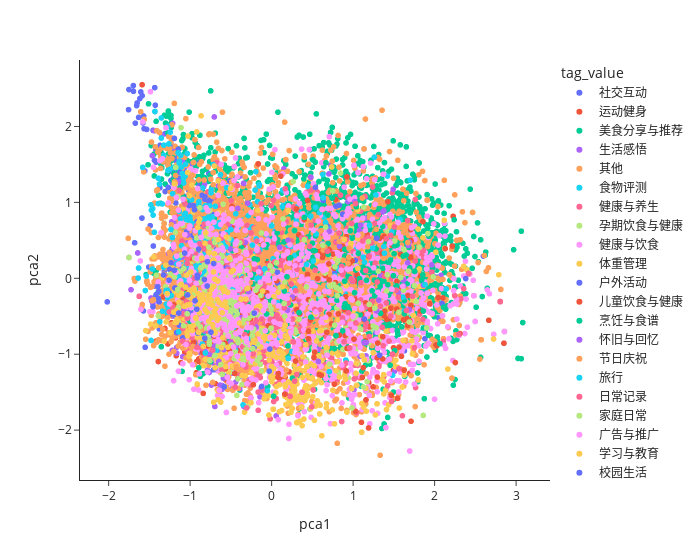

Source (notebook cell):
### Code cell
import plotly.express as px
import numpy as np



data = df_dictionary_embed

color_ls = px.colors.qualitative.Dark24

class_name_ls = df_dictionary_embed['tag_value'].unique().tolist()


color_dict = {t:c  for t, c in zip(class_name_ls,color_ls)}


fig = px.scatter(df_dictionary_embed, x="pca1", y="pca2", color='tag_value', hover_name='keyword',hover_data='tag_value')
fig.update_layout(template = 'simple_white', width = 700)

### Figure 1 — Plotly figure (JSON) as saved in the notebook; plotly's stock layout.template omitted (floating-point values rounded to 4 significant figures; data arrays with more than 128 entries replaced by an {"elided": "..."} marker saying what was removed)
{"data": [{"customdata": {"elided": "837x1 str values"}, "hovertemplate": "<b>%{hovertext}</b><br><br>tag_value=%{customdata[0]}<br>pca1=%{x}<br>pca2=%{y}<extra></extra>", "hovertext": {"elided": "837 str values"}, "legendgroup": "社交互动", "marker": {"color": "#636efa", "symbol": "circle"}, "mode": "markers", "name": "社交互动", "showlegend": true, "type": "scattergl", "x": {"elided": "837 float values"}, "xaxis": "x", "y": {"elided": "837 float values"}, "yaxis": "y"}, {"customdata": {"elided": "150x1 str values"}, "hovertemplate": "<b>%{hovertext}</b><br><br>tag_value=%{customdata[0]}<br>pca1=%{x}<br>pca2=%{y}<extra></extra>", "hovertext": {"elided": "150 str values"}, "legendgroup": "运动健身", "marker": {"color": "#EF553B", "symbol": "circle"}, "mode": "markers", "name": "运动健身", "showlegend": true, "type": "scattergl", "x": {"elided": "150 float values"}, "xaxis": "x", "y": {"elided": "150 float values"}, "yaxis": "y"}, {"customdata": {"elided": "7638x1 str values"}, "hovertemplate": "<b>%{hovertext}</b><br><br>tag_value=%{customdata[0]}<br>pca1=%{x}<br>pca2=%{y}<extra></extra>", "hovertext": {"elided": "7638 str values"}, "legendgroup": "美食分享与推荐", "marker": {"color": "#00cc96", "symbol": "circle"}, "mode": "markers", "name": "美食分享与推荐", "showlegend": true, "type": "scattergl", "x": {"elided": "7638 float values"}, "xaxis": "x", "y": {"elided": "7638 float values"}, "yaxis": "y"}, {"customdata": {"elided": "1211x1 str values"}, "hovertemplate": "<b>%{hovertext}</b><br><br>tag_value=%{customdata[0]}<br>pca1=%{x}<br>pca2=%{y}<extra></extra>", "hovertext": {"elided": "1211 str values"}, "legendgroup": "生活感悟", "marker": {"color": "#ab63fa", "symbol": "circle"}, "mode": "markers", "name": "生活感悟", "showlegend": true, "type": "scattergl", "x": {"elided": "1211 float values"}, "xaxis": "x", "y": {"elided": "1211 float values"}, "yaxis": "y"}, {"customdata": {"elided": "7351x1 str values"}, "hovertemplate": "<b>%{hovertext}</b><br><br>tag_value=%{customdata[0]}<br>pca1=%{x}<br>pca2=%{y}<extra></extra>", "hovertext": {"elided": "7351 str values"}, "legendgroup": "其他", "marker": {"color": "#FFA15A", "symbol": "circle"}, "mode": "markers", "name": "其他", "showlegend": true, "type": "scattergl", "x": {"elided": "7351 float values"}, "xaxis": "x", "y": {"elided": "7351 float values"}, "yaxis": "y"}, {"customdata": {"elided": "156x1 str values"}, "hovertemplate": "<b>%{hovertext}</b><br><br>tag_value=%{customdata[0]}<br>pca1=%{x}<br>pca2=%{y}<extra></extra>", "hovertext": {"elided": "156 str values"}, "legendgroup": "食物评测", "marker": {"color": "#19d3f3", "symbol": "circle"}, "mode": "markers", "name": "食物评测", "showlegend": true, "type": "scattergl", "x": {"elided": "156 float values"}, "xaxis": "x", "y": {"elided": "156 float values"}, "yaxis": "y"}, {"customdata": {"elided": "431x1 str values"}, "hovertemplate": "<b>%{hovertext}</b><br><br>tag_value=%{customdata[0]}<br>pca1=%{x}<br>pca2=%{y}<extra></extra>", "hovertext": {"elided": "431 str values"}, "legendgroup": "健康与养生", "marker": {"color": "#FF6692", "symbol": "circle"}, "mode": "markers", "name": "健康与养生", "showlegend": true, "type": "scattergl", "x": {"elided": "431 float values"}, "xaxis": "x", "y": {"elided": "431 float values"}, "yaxis": "y"}, {"customdata": {"elided": "171x1 str values"}, "hovertemplate": "<b>%{hovertext}</b><br><br>tag_value=%{customdata[0]}<br>pca1=%{x}<br>pca2=%{y}<extra></extra>", "hovertext": {"elided": "171 str values"}, "legendgroup": "孕期饮食与健康", "marker": {"color": "#B6E880", "symbol": "circle"}, "mode": "markers", "name": "孕期饮食与健康", "showlegend": true, "type": "scattergl", "x": {"elided": "171 float values"}, "xaxis": "x", "y": {"elided": "171 float values"}, "yaxis": "y"}, {"customdata": {"elided": "1380x1 str values"}, "hovertemplate": "<b>%{hovertext}</b><br><br>tag_value=%{customdata[0]}<br>pca1=%{x}<br>pca2=%{y}<extra></extra>", "hovertext": {"elided": "1380 str values"}, "legendgroup": "健康与饮食", "marker": {"color": "#FF97FF", "symbol": "circle"}, "mode": "markers", "name": "健康与饮食", "showlegend": true, "type": "scattergl", "x": {"elided": "1380 float values"}, "xaxis": "x", "y": {"elided": "1380 float values"}, "yaxis": "y"}, {"customdata": {"elided": "838x1 str values"}, "hovertemplate": "<b>%{hovertext}</b><br><br>tag_value=%{customdata[0]}<br>pca1=%{x}<br>pca2=%{y}<extra></extra>", "hovertext": {"elided": "838 str values"}, "legendgroup": "体重管理", "marker": {"color": "#FECB52", "symbol": "circle"}, "mode": "markers", "name": "体重管理", "showlegend": true, "type": "scattergl", "x": {"elided": "838 float values"}, "xaxis": "x", "y": {"elided": "838 float values"}, "yaxis": "y"}, {"customdata": {"elided": "160x1 str values"}, "hovertemplate": "<b>%{hovertext}</b><br><br>tag_value=%{customdata[0]}<br>pca1=%{x}<br>pca2=%{y}<extra></extra>", "hovertext": {"elided": "160 str values"}, "legendgroup": "户外活动", "marker": {"color": "#636efa", "symbol": "circle"}, "mode": "markers", "name": "户外活动", "showlegend": true, "type": "scattergl", "x": {"elided": "160 float values"}, "xaxis": "x", "y": {"elided": "160 float values"}, "yaxis": "y"}, {"customdata": {"elided": "301x1 str values"}, "hovertemplate": "<b>%{hovertext}</b><br><br>tag_value=%{customdata[0]}<br>pca1=%{x}<br>pca2=%{y}<extra></extra>", "hovertext": {"elided": "301 str values"}, "legendgroup": "儿童饮食与健康", "marker": {"color": "#EF553B", "symbol": "circle"}, "mode": "markers", "name": "儿童饮食与健康", "showlegend": true, "type": "scattergl", "x": {"elided": "301 float values"}, "xaxis": "x", "y": {"elided": "301 float values"}, "yaxis": "y"}, {"customdata": {"elided": "260x1 str values"}, "hovertemplate": "<b>%{hovertext}</b><br><br>tag_value=%{customdata[0]}<br>pca1=%{x}<br>pca2=%{y}<extra></extra>", "hovertext": {"elided": "260 str values"}, "legendgroup": "烹饪与食谱", "marker": {"color": "#00cc96", "symbol": "circle"}, "mode": "markers", "name": "烹饪与食谱", "showlegend": true, "type": "scattergl", "x": {"elided": "260 float values"}, "xaxis": "x", "y": {"elided": "260 float values"}, "yaxis": "y"}, {"customdata": {"elided": "162x1 str values"}, "hovertemplate": "<b>%{hovertext}</b><br><br>tag_value=%{customdata[0]}<br>pca1=%{x}<br>pca2=%{y}<extra></extra>", "hovertext": {"elided": "162 str values"}, "legendgroup": "怀旧与回忆", "marker": {"color": "#ab63fa", "symbol": "circle"}, "mode": "markers", "name": "怀旧与回忆", "showlegend": true, "type": "scattergl", "x": {"elided": "162 float values"}, "xaxis": "x", "y": {"elided": "162 float values"}, "yaxis": "y"}, {"customdata": {"elided": "276x1 str values"}, "hovertemplate": "<b>%{hovertext}</b><br><br>tag_value=%{customdata[0]}<br>pca1=%{x}<br>pca2=%{y}<extra></extra>", "hovertext": {"elided": "276 str values"}, "legendgroup": "节日庆祝", "marker": {"color": "#FFA15A", "symbol": "circle"}, "mode": "markers", "name": "节日庆祝", "showlegend": true, "type": "scattergl", "x": {"elided": "276 float values"}, "xaxis": "x", "y": {"elided": "276 float values"}, "yaxis": "y"}, {"customdata": {"elided": "245x1 str values"}, "hovertemplate": "<b>%{hovertext}</b><br><br>tag_value=%{customdata[0]}<br>pca1=%{x}<br>pca2=%{y}<extra></extra>", "hovertext": {"elided": "245 str values"}, "legendgroup": "旅行", "marker": {"color": "#19d3f3", "symbol": "circle"}, "mode": "markers", "name": "旅行", "showlegend": true, "type": "scattergl", "x": {"elided": "245 float values"}, "xaxis": "x", "y": {"elided": "245 float values"}, "yaxis": "y"}, {"customdata": {"elided": "301x1 str values"}, "hovertemplate": "<b>%{hovertext}</b><br><br>tag_value=%{customdata[0]}<br>pca1=%{x}<br>pca2=%{y}<extra></extra>", "hovertext": {"elided": "301 str values"}, "legendgroup": "日常记录", "marker": {"color": "#FF6692", "symbol": "circle"}, "mode": "markers", "name": "日常记录", "showlegend": true, "type": "scattergl", "x": {"elided": "301 float values"}, "xaxis": "x", "y": {"elided": "301 float values"}, "yaxis": "y"}, {"customdata": {"elided": "351x1 str values"}, "hovertemplate": "<b>%{hovertext}</b><br><br>tag_value=%{customdata[0]}<br>pca1=%{x}<br>pca2=%{y}<extra></extra>", "hovertext": {"elided": "351 str values"}, "legendgroup": "家庭日常", "marker": {"color": "#B6E880", "symbol": "circle"}, "mode": "markers", "name": "家庭日常", "showlegend": true, "type": "scattergl", "x": {"elided": "351 float values"}, "xaxis": "x", "y": {"elided": "351 float values"}, "yaxis": "y"}, {"customdata": {"elided": "399x1 str values"}, "hovertemplate": "<b>%{hovertext}</b><br><br>tag_value=%{customdata[0]}<br>pca1=%{x}<br>pca2=%{y}<extra></extra>", "hovertext": {"elided": "399 str values"}, "legendgroup": "广告与推广", "marker": {"color": "#FF97FF", "symbol": "circle"}, "mode": "markers", "name": "广告与推广", "showlegend": true, "type": "scattergl", "x": {"elided": "399 float values"}, "xaxis": "x", "y": {"elided": "399 float values"}, "yaxis": "y"}, {"customdata": [["学习与教育"], ["学习与教育"], ["学习与教育"], ["学习与教育"], ["学习与教育"], ["学习与教育"], ["学习与教育"], ["学习与教育"], ["学习与教育"], ["学习与教育"], ["学习与教育"], ["学习与教育"], ["学习与教育"], ["学习与教育"], ["学习与教育"], ["学习与教育"], ["学习与教育"], ["学习与教育"], ["学习与教育"], ["学习与教育"], ["学习与教育"], ["学习与教育"], ["学习与教育"], ["学习与教育"], ["学习与教育"], ["学习与教育"], ["学习与教育"], ["学习与教育"], ["学习与教育"], ["学习与教育"], ["学习与教育"], ["学习与教育"], ["学习与教育"], ["学习与教育"], ["学习与教育"], ["学习与教育"], ["学习与教育"], ["学习与教育"], ["学习与教育"], ["学习与教育"], ["学习与教育"], ["学习与教育"], ["学习与教育"], ["学习与教育"], ["学习与教育"], ["学习与教育"], ["学习与教育"], ["学习与教育"], ["学习与教育"], ["学习与教育"], ["学习与教育"], ["学习与教育"], ["学习与教育"], ["学习与教育"], ["学习与教育"], ["学习与教育"], ["学习与教育"], ["学习与教育"], ["学习与教育"], ["学习与教育"], ["学习与教育"], ["学习与教育"], ["学习与教育"], ["学习与教育"], ["学习与教育"], ["学习与教育"], ["学习与教育"], ["学习与教育"], ["学习与教育"], ["学习与教育"], ["学习与教育"], ["学习与教育"], ["学习与教育"], ["学习与教育"], ["学习与教育"], ["学习与教育"], ["学习与教育"], ["学习与教育"], ["学习与教育"], ["学习与教育"], ["学习与教育"], ["学习与教育"], ["学习与教育"], ["学习与教育"], ["学习与教育"], ["学习与教育"], ["学习与教育"], ["学习与教育"], ["学习与教育"], ["学习与教育"], ["学习与教育"], ["学习与教育"], ["学习与教育"], ["学习与教育"], ["学习与教育"], ["学习与教育"], ["学习与教育"], ["学习与教育"], ["学习与教育"], ["学习与教育"], ["学习与教育"], ["学习与教育"], ["学习与教育"], ["学习与教育"], ["学习与教育"], ["学习与教育"], ["学习与教育"], ["学习与教育"], ["学习与教育"], ["学习与教育"], ["学习与教育"], ["学习与教育"], ["学习与教育"], ["学习与教育"], ["学习与教育"], ["学习与教育"], ["学习与教育"], ["学习与教育"], ["学习与教育"], ["学习与教育"], ["学习与教育"], ["学习与教育"], ["学习与教育"], ["学习与教育"], ["学习与教育"], ["学习与教育"], ["学习与教育"]], "hovertemplate": "<b>%{hovertext}</b><br><br>tag_value=%{customdata[0]}<br>pca1=%{x}<br>pca2=%{y}<extra></extra>", "hovertext": ["在职考研", "白天没有时间学习", "5点半起床", "晚上学习", "考研英语二", "考研摆烂", "极限考研", "小学阶段", "英语语法", "定语从句知识点", "积累", "初中阶段", "学习起来", "高中", "数学", "高考", "提升分数", "努力的力量", "考研", "初试", "复试", "调剂", "中医考研", "一年级语文", "小学拼音基础教学", "拼音入门拼读教学", "一年级汉语拼音", "读书", "改变命运", "毛泽东选集", "人类发展史", "文化遗产", "朗读", "国际话语权", "中华文化走向世界", "日语必背接续词", "表顺接的接续词", "高考日语", "日语", "日语学习", "日语轻松学", "日语口语", "考研英语", "阅读", "学习", "淘宝买菜", "推荐", "山姆瑞士卷", "上课", "课程跟不上", "学习力不从心", "辅导", "教学经验", "课程", "留学", "论文辅导", "昨晚林林子的授课", "有自己的笔记", "准备去上线下课", "预习学案", "学期过半", "复习", "现代汉语", "语言学概论", "习题", "学习辅导", "期末", "保研干货", "学习干货", "语言学纲要", "资料分享", "汉语言文学", "汉语国际教育", "保研", "税法", "选修", "高顿学习", "无纸化学习", "学习打卡", "英语学习", "学习vlog", "学习日常", "study", "备考", "考试", "TOPIK", "韩语学习", "写作", "真题", "听力", "大作文", "小作文", "模板", "押题", "大学生", "专升本", "自考本科", "学习卡点", "组队", "学习日常", "学习打卡", "今天也有好好学习", "幼儿园", "老师教", "1像小棍", "2像小鸭", "3像耳朵", "4像红旗", "5像钩子", "6像哨子", "7像吸管", "8像麻花", "9像勺子", "10像棍子", "0像鸡蛋", "幼儿园阅读", "幼小衔接", "阅读分享", "鸡娃学习日常", "复习", "九月份", "税务专硕", "考研经验分享", "论述题答题结构", "考研", "经验分享", "干货分享"], "legendgroup": "学习与教育", "marker": {"color": "#FECB52", "symbol": "circle"}, "mode": "markers", "name": "学习与教育", "showlegend": true, "type": "scattergl", "x": [-0.961, -0.6553, -0.3936, -0.7769, -0.7802, -0.5993, -1.032, -0.8169, -0.7358, -0.553, -0.8379, -0.7923, -0.7712, -1.057, -0.9534, -1.018, -0.7154, -0.8949, -1.004, -0.6652, -0.6857, -0.1098, -0.8072, -0.7088, -0.5692, -0.54, -0.6562, -1.007, -1.485, -0.9064, -1.029, -1.031, -0.7393, -1.298, -0.5023, -0.6517, -0.6042, -0.9641, -1.025, -0.883, -0.554, -0.7013, -0.88, -0.9513, -1.17, 0.8915, -0.7227, -0.5197, -1.005, -0.6939, -0.5628, -1.545, -1.186, -1.391, -1.256, -1.295, -0.3754, -0.7297, -0.8878, -0.9294, -0.6148, -0.977, -0.8658, -0.8176, -0.9139, -1.318, -0.8415, -1.105, -0.7733, -0.7133, -0.8795, -0.9193, -1.194, -0.9757, -0.6438, -0.8906, -0.8563, -0.8382, -0.7058, -0.9063, -1.037, -0.8531, -1.283, -0.9284, -1.072, -0.7667, -1.007, -1.138, -0.6673, -1.108, -0.7115, -0.6612, -0.8569, -0.7413, -1.397, -0.7749, -1.0, -0.6054, -1.044, -0.8531, -0.7058, -0.5371, -0.7362, -0.6892, -0.2943, 0.1361, -0.702, -0.8935, -0.5864, -0.6969, -0.5694, -0.4725, 1.059, -0.317, 0.6686, -0.6945, -0.76, -0.8897, -0.2111, -0.977, -0.9916, -0.608, -1.168, -0.6492, -1.004, -1.202, -0.4931], "xaxis": "x", "y": [-0.6227, -1.6, -0.5894, -0.3356, -0.3134, -0.7832, -0.7575, -0.4107, 0.2207, -0.3796, -0.2754, -0.4464, -0.5652, -0.1153, -0.1281, -0.2423, -0.6685, -0.7138, -0.3448, -0.5499, -0.3989, -0.1681, 0.5983, -0.1045, -0.1647, -0.1848, 1.283, -0.2218, -0.6033, 0.6702, -0.2034, 1.394, -0.143, 0.1732, 1.184, 0.5095, -0.3526, 0.871, 1.874, 0.7832, 0.5434, 1.479, -0.2351, -0.1518, -0.4261, 0.5128, -0.6119, 0.2665, -0.1567, -1.177, -1.164, -0.6893, -0.583, -0.1313, 0.002784, -0.5747, -0.2729, -0.3527, -0.4515, -0.5293, -0.9144, -0.6867, 2.14, 0.4605, -0.3754, -0.8279, -0.2141, -0.1995, -0.2502, 0.08354, -0.2411, 1.928, 1.244, -0.2592, -0.3187, -0.3393, -0.296, -0.898, -0.4369, -0.1977, -0.3519, -0.7908, -0.2018, -0.5189, -0.3694, 0.3388, 1.087, -0.2284, -0.2793, -0.07841, 0.2398, -0.03605, 0.266, -0.2839, -0.1108, -0.2277, -0.6414, -0.4532, 0.04257, -0.7908, -0.4369, -0.9091, -0.5065, -0.4781, -0.1313, -0.1084, 0.3213, 0.7347, -0.1714, -0.0128, -0.3127, 0.1048, 0.1293, -0.2738, -0.9109, -0.72, -0.2111, -0.2815, -0.8432, -0.6867, 0.08221, -0.13, -0.5817, -0.5235, -0.3448, -0.4458, 0.08489], "yaxis": "y"}, {"customdata": [["校园生活"], ["校园生活"], ["校园生活"], ["校园生活"], ["校园生活"], ["校园生活"], ["校园生活"], ["校园生活"], ["校园生活"], ["校园生活"], ["校园生活"], ["校园生活"], ["校园生活"], ["校园生活"], ["校园生活"], ["校园生活"], ["校园生活"], ["校园生活"], ["校园生活"], ["校园生活"], ["校园生活"], ["校园生活"], ["校园生活"], ["校园生活"], ["校园生活"], ["校园生活"], ["校园生活"], ["校园生活"]], "hovertemplate": "<b>%{hovertext}</b><br><br>tag_value=%{customdata[0]}<br>pca1=%{x}<br>pca2=%{y}<extra></extra>", "hovertext": ["在校饮食记录", "9.6", "day2", "9老师做滴面包", "食堂", "大四", "校园生活", "大学生", "新人博主", "学生时代", "党日风采大赛", "排练", "大学生活", "美好回忆", "校园回忆", "珞珈山", "三十年后", "青春记忆", "记录校园生活", "我的学生", "校园vlog", "师生日常", "科代表", "学校运动会", "我们班运动健儿们", "孩子们我来宠", "零食水果牛奶", "励志电影"], "legendgroup": "校园生活", "marker": {"color": "#636efa", "symbol": "circle"}, "mode": "markers", "name": "校园生活", "showlegend": true, "type": "scattergl", "x": [1.326, -0.8254, -0.7914, 1.137, 1.288, -0.7883, -1.384, -1.397, -0.9115, -1.38, -0.8957, -1.139, -1.418, -0.7117, -1.326, -0.9463, -0.8204, -1.031, -1.456, -0.9396, -1.258, -0.9177, -1.194, -0.9129, -0.7448, -0.2132, 2.382, -1.067], "xaxis": "x", "y": [-1.012, -0.01585, -0.1013, -0.5362, 0.526, 0.219, -0.1704, -0.1108, 0.005404, -0.3105, 0.3835, -0.4571, -0.2152, 0.194, 0.04414, 0.9025, -0.7902, -0.2193, -0.3742, -0.2966, -0.02395, -0.4068, 0.1062, 0.03851, -0.7095, -0.4585, -0.004095, 0.3323], "yaxis": "y"}], "layout": {"legend": {"title": {"text": "tag_value"}, "tracegroupgap": 0}, "margin": {"t": 60}, "width": 700, "xaxis": {"anchor": "y", "domain": [0, 1], "title": {"text": "pca1"}}, "yaxis": {"anchor": "x", "domain": [0, 1], "title": {"text": "pca2"}}}}
